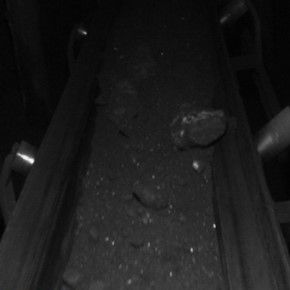
#> input picture 低光照图像增强算法/resuorse/low_light_image4.jpg, 290 x 290 px
$ python Histogram_equalization.py
#> lines starting #> are read from the running program, lines starting #| are printed output that depends on the picture
"""
File: Histogram_equalization.py
Author: CUMT-Muzihao
Date: 2024/04/12
Description:直方图均衡化亮度增强
"""
import cv2
from matplotlib import pyplot as plt

img = cv2.imread("../resuorse/low_light_image4.jpg")
#> img is the input picture: shape (290, 290, 3); mean B, G, R 27.6, 27.6, 27.6
B, G, R = cv2.split(img)  # get single 8-bits channel
b = cv2.equalizeHist(B)
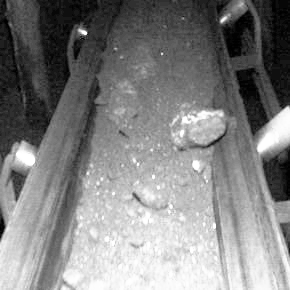
#> b: shape (290, 290); min 0, max 255, mean 130
g = cv2.equalizeHist(G)
r = cv2.equalizeHist(R)
equal_img = cv2.merge((b, g, r))  # merge it back

hist_B = cv2.calcHist([img], [0], None, [256], [0, 256])
#> hist_B = 256 values, max 2837 at index 7, min 0 at index 104, mean 328.5

hist_b = cv2.calcHist([equal_img], [0], None, [256], [0, 256])
#> hist_b = 256 values, max 2837 at index 23, min 0 at index 1, mean 328.5

plt.subplot(2, 2, 1)
plt.imshow(img, cmap='gray')
plt.axis('off')
plt.title('原图像', fontdict={'family': 'KaiTi', 'size': 10})

plt.subplot(2, 2, 2)
plt.imshow(equal_img, cmap='gray')
plt.axis('off')
plt.title('均衡化后的图像', fontdict={'family': 'KaiTi', 'size': 10})

plt.subplot(2, 2, 3)
plt.plot(hist_B, 'b')
plt.title('原图B通道直方图', fontdict={'family': 'KaiTi', 'size': 10})

plt.subplot(2, 2, 4)
plt.title('均衡化后B通道直方图', fontdict={'family': 'KaiTi', 'size': 10})
plt.plot(hist_b, 'b')
plt.show()
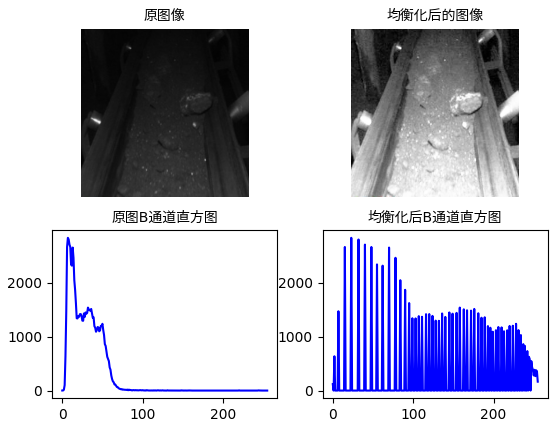
#> figure drawn by matplotlib, 4 panels; B, G, R data is drawn as R, G, B; panel 3: curve peaks at x = 7, y = 2837; panel 4: curve peaks at x = 23, y = 2837

cv2.imshow("orj", img)
cv2.imshow("equal_img", equal_img)
cv2.imwrite('low_light_image4_1.jpg', equal_img, [cv2.IMWRITE_PNG_COMPRESSION, 2])
cv2.waitKey(0)

$ run again, with 低光照图像增强算法/resuorse/low_light_image1.jpg copied over 低光照图像增强算法/resuorse/low_light_image4.jpg
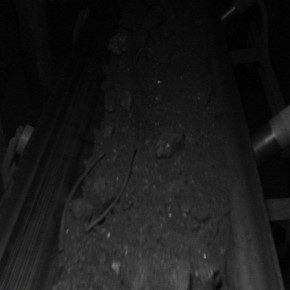
#> input picture 低光照图像增强算法/resuorse/low_light_image1.jpg, 290 x 290 px
#> img is the input picture: shape (290, 290, 3); mean B, G, R 25.6, 25.6, 25.6
#> `b = cv2.equalizeHist(B)`:
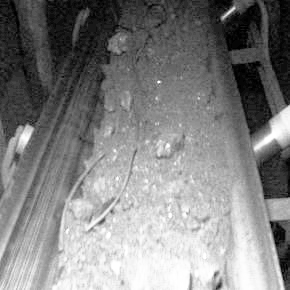
#> b: shape (290, 290); min 0, max 255, mean 130.1
#> hist_B = 256 values, max 3463 at index 5, min 0 at index 110, mean 328.5
#> hist_b = 256 values, max 3463 at index 24, min 0 at index 2, mean 328.5
#> `plt.show()`:
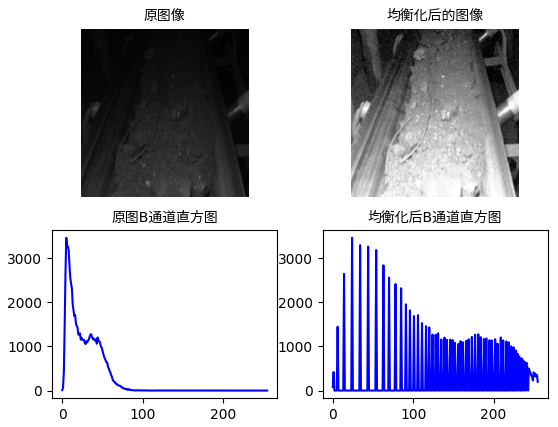
#> figure drawn by matplotlib, 4 panels; panel 3: curve peaks at x = 5, y = 3463; panel 4: curve peaks at x = 24, y = 3463

$ run again, with 低光照图像增强算法/resuorse/low_light_image2.jpg copied over 低光照图像增强算法/resuorse/low_light_image4.jpg
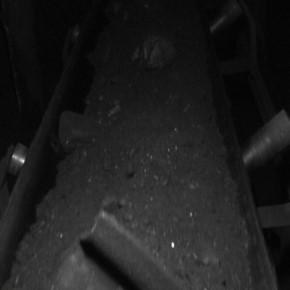
#> input picture 低光照图像增强算法/resuorse/low_light_image2.jpg, 290 x 290 px
#> img is the input picture: shape (290, 290, 3); mean B, G, R 30.2, 30.2, 30.2
#> `b = cv2.equalizeHist(B)`:
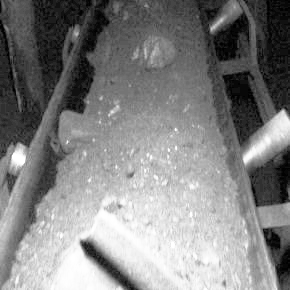
#> b: shape (290, 290); min 0, max 255, mean 130
#> hist_B = 256 values, max 3704 at index 7, min 0 at index 0, mean 328.5
#> hist_b = 256 values, max 3704 at index 29, min 0 at index 1, mean 328.5
#> `plt.show()`:
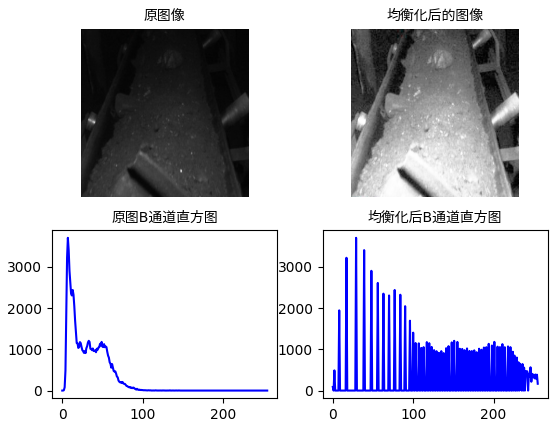
#> figure drawn by matplotlib, 4 panels; panel 3: curve peaks at x = 7, y = 3704; panel 4: curve peaks at x = 29, y = 3704

$ run again, with 低光照图像增强算法/resuorse/low_light_image3.jpg copied over 低光照图像增强算法/resuorse/low_light_image4.jpg
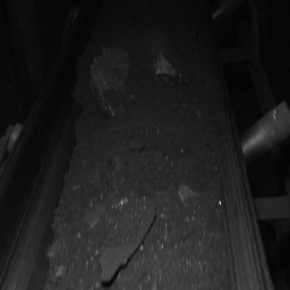
#> input picture 低光照图像增强算法/resuorse/low_light_image3.jpg, 290 x 290 px
#> img is the input picture: shape (290, 290, 3); mean B, G, R 29.5, 29.5, 29.5
#> `b = cv2.equalizeHist(B)`:
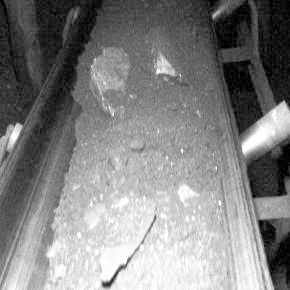
#> b: shape (290, 290); min 0, max 255, mean 129.9
#> hist_B = 256 values, max 3123 at index 7, min 0 at index 0, mean 328.5
#> hist_b = 256 values, max 3123 at index 25, min 0 at index 1, mean 328.5
#> `plt.show()`:
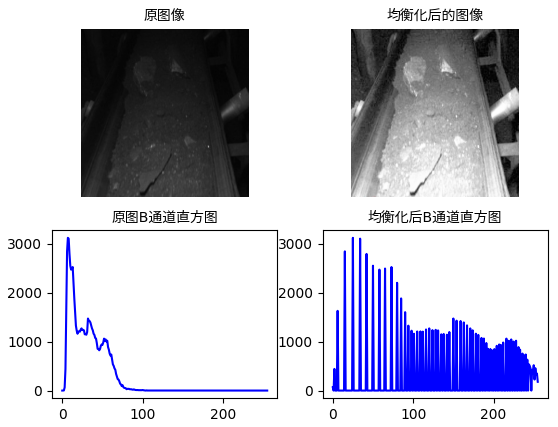
#> figure drawn by matplotlib, 4 panels; panel 3: curve peaks at x = 7, y = 3123; panel 4: curve peaks at x = 25, y = 3123
